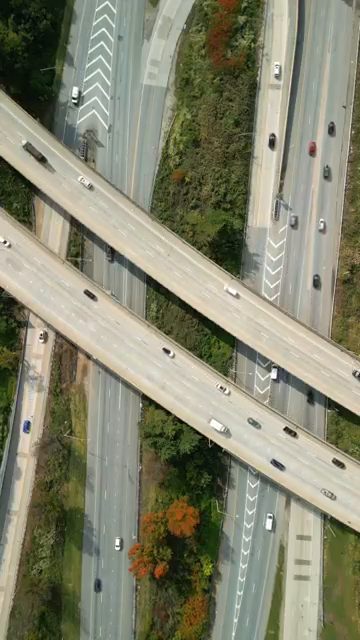
#> input picture frame 178 of tutorials/videos/traffic3.mp4, 360 x 640 px
$ python background_estimation.py
#> lines starting #> are read from the running program, lines starting #| are printed output that depends on the picture
#===
# This script does a simply background estimation
# of a video by assigning each pixel to its
# median value (temporal median filtering), then
# this is used to mask the moving objects in the
# video
#
# Functions used:
# - set()
# - absdiff()
#===
import cv2
import numpy as np
from skimage import data, filters

# Open the video
cap = cv2.VideoCapture("../videos/traffic3.mp4")

# === Temporal median filter to get Background ===

# Randomly select some frames
num_frames = 50
frameIds   = (cap.get(cv2.CAP_PROP_FRAME_COUNT) *
              np.random.uniform(size=num_frames))

# Store the frames in an array using set()
frames = []
for fid in frameIds:
    cap.set(cv2.CAP_PROP_POS_FRAMES, fid)
    ret, frame = cap.read()
    frames.append(frame)

# Calculate the median along the time axis
medianFrame = np.median(frames, axis=0).astype(dtype=np.uint8)

# Display median frame
cv2.imshow('Median frame', medianFrame)
cv2.waitKey(0)

# === Mask each frame for moving objects ===

# Reset the frame number to 0
cap.set(cv2.CAP_PROP_POS_FRAMES, 0)

# Convert the background to grayscale
grayMedianFrame = cv2.cvtColor(medianFrame, cv2.COLOR_BGR2GRAY)

# Loop over the frames
ret = True
while (ret):
    # Read the frame
    ret, frame = cap.read()
    if not ret:
        break

    # Convert the frame to grayscale
    frame = cv2.cvtColor(frame, cv2.COLOR_BGR2GRAY)

    # Calculate absolute difference of current
    # frame and the median frame
    diff = cv2.absdiff(frame, grayMedianFrame)

    # Apply a binary threshold
    th, diff = cv2.threshold(diff, 30, 255, cv2.THRESH_BINARY)

    # Display the frame
    cv2.imshow("Frame", diff)
    cv2.waitKey(20)

# Release the video object
cap.release()
cv2.destroyAllWindows()

$ run again, starting later in the video
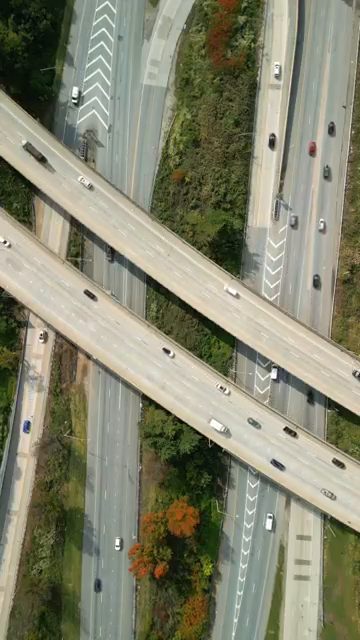
#> input picture frame 178 of tutorials/videos/traffic3.mp4, 360 x 640 px

$ run again, starting later in the video
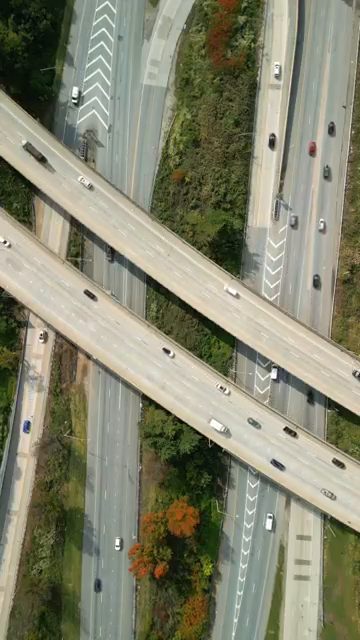
#> input picture frame 178 of tutorials/videos/traffic3.mp4, 360 x 640 px
